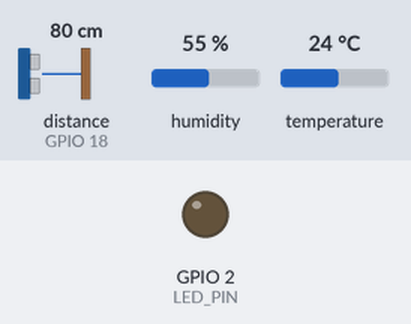
The sketch below on a simulated ESP32. Shown: output pins drawn as LEDs (lit = HIGH). The inputs (shaded band) are chosen by the test bench; at power-on: distance to the obstacle (sensor on GPIO 18) 80 cm, humidity 55 %, temperature 24 °C. The echo pulse lasts 58.3 µs per cm; WiFi joins after 1.5 s; servers stay silent unless stated; the local clock reads 2024-03-15 10:24:30 at power-on unless the sketch sets it; random numbers use the default seed unless the sketch sets one; no MQTT or app messages arrive unless stated; pins used as bus, display or sensor lines are not drawn; what the sketch prints to the serial monitor is not drawn.

Above: at 3.2 s.
At 5.06 s:
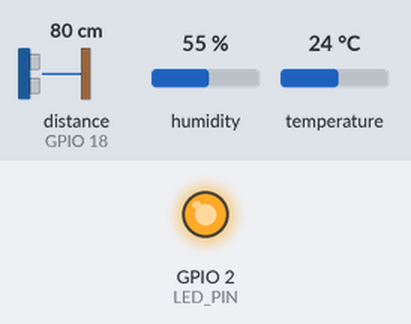
Timing chart, 0 to 8.0 s (numbered marks = the images above):
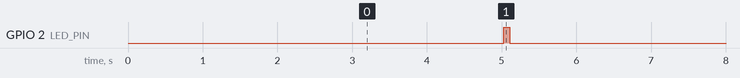

Measured:
- by itself, GPIO 2 (LED_PIN): alternates HIGH for 0.08 s and LOW for 4.9 s

The sketch:

sketch.ino
```cpp
#include <WiFi.h>
#include <PubSubClient.h>
#include <DHTesp.h>
#include <time.h>

const char* WIFI_SSID = "Wokwi-GUEST";
const char* WIFI_PASSWORD = "";
// Python collector subscribes here, validates/stores the data and forwards it
// to the existing ThingsBoard dashboard.
const char* MQTT_SERVER = "broker.hivemq.com";
const int MQTT_PORT = 1883;
const char* MQTT_TOPIC = "ptit/int14149/b23dcat301/telemetry";
const char* DEVICE_ID = "esp32-b23dcat301";

const int DHT_PIN = 15;
const int TRIG_PIN = 5;
const int ECHO_PIN = 18;
const int LED_PIN = 2;
const unsigned long SEND_INTERVAL_MS = 5000;

WiFiClient wifiClient;
PubSubClient mqttClient(wifiClient);
DHTesp dht;
unsigned long lastSend = 0;
unsigned long sequenceNo = 0;
uint32_t bootId = 0;

void connectWiFi() {
  WiFi.begin(WIFI_SSID, WIFI_PASSWORD, 6);
  Serial.print("Connecting WiFi");
  while (WiFi.status() != WL_CONNECTED) {
    delay(500);
    Serial.print(".");
  }
  Serial.println(" connected");
}

void connectMQTT() {
  while (!mqttClient.connected()) {
    String clientId = String(DEVICE_ID) + "-" + String(bootId, HEX);
    Serial.print("Connecting MQTT...");
    if (mqttClient.connect(clientId.c_str())) {
      Serial.println(" connected");
    } else {
      Serial.printf(" failed, rc=%d. Retry in 2 s\n", mqttClient.state());
      delay(2000);
    }
  }
}

float readDistanceCm() {
  digitalWrite(TRIG_PIN, LOW);
  delayMicroseconds(2);
  digitalWrite(TRIG_PIN, HIGH);
  delayMicroseconds(10);
  digitalWrite(TRIG_PIN, LOW);
  unsigned long duration = pulseIn(ECHO_PIN, HIGH, 30000);
  if (duration == 0) return NAN;
  return duration * 0.0343f / 2.0f;
}

uint64_t epochMilliseconds() {
  struct timeval tv;
  if (gettimeofday(&tv, nullptr) != 0 || tv.tv_sec < 1700000000) return 0;
  return uint64_t(tv.tv_sec) * 1000ULL + tv.tv_usec / 1000ULL;
}

void setup() {
  Serial.begin(115200);
  pinMode(TRIG_PIN, OUTPUT);
  pinMode(ECHO_PIN, INPUT);
  pinMode(LED_PIN, OUTPUT);
  dht.setup(DHT_PIN, DHTesp::DHT22);
  bootId = esp_random();
  connectWiFi();
  configTime(0, 0, "pool.ntp.org", "time.google.com");
  mqttClient.setServer(MQTT_SERVER, MQTT_PORT);
  mqttClient.setBufferSize(384);
}

void loop() {
  if (WiFi.status() != WL_CONNECTED) connectWiFi();
  if (!mqttClient.connected()) connectMQTT();
  mqttClient.loop();

  unsigned long now = millis();
  if (now - lastSend < SEND_INTERVAL_MS) return;
  lastSend = now;

  TempAndHumidity data = dht.getTempAndHumidity();
  float distance = readDistanceCm();
  if (!isfinite(data.temperature) || !isfinite(data.humidity) || !isfinite(distance)) {
    Serial.println("Invalid sensor data - skip publish");
    return;
  }

  sequenceNo++;
  char payload[384];
  snprintf(payload, sizeof(payload),
    "{\"device_id\":\"%s\",\"temperature\":%.2f,\"humidity\":%.2f,\"distance_cm\":%.2f,"
    "\"rssi\":%d,\"sequence\":%lu,\"boot_id\":%lu,\"uptime_s\":%lu,\"sent_at_ms\":%llu}",
    DEVICE_ID, data.temperature, data.humidity, distance, WiFi.RSSI(), sequenceNo,
    (unsigned long)bootId, millis() / 1000, epochMilliseconds());

  bool ok = mqttClient.publish(MQTT_TOPIC, payload);
  Serial.printf("%s | publish=%s\n", payload, ok ? "OK" : "FAILED");
  if (ok) {
    digitalWrite(LED_PIN, HIGH);
    delay(80);
    digitalWrite(LED_PIN, LOW);
  }
}
```
